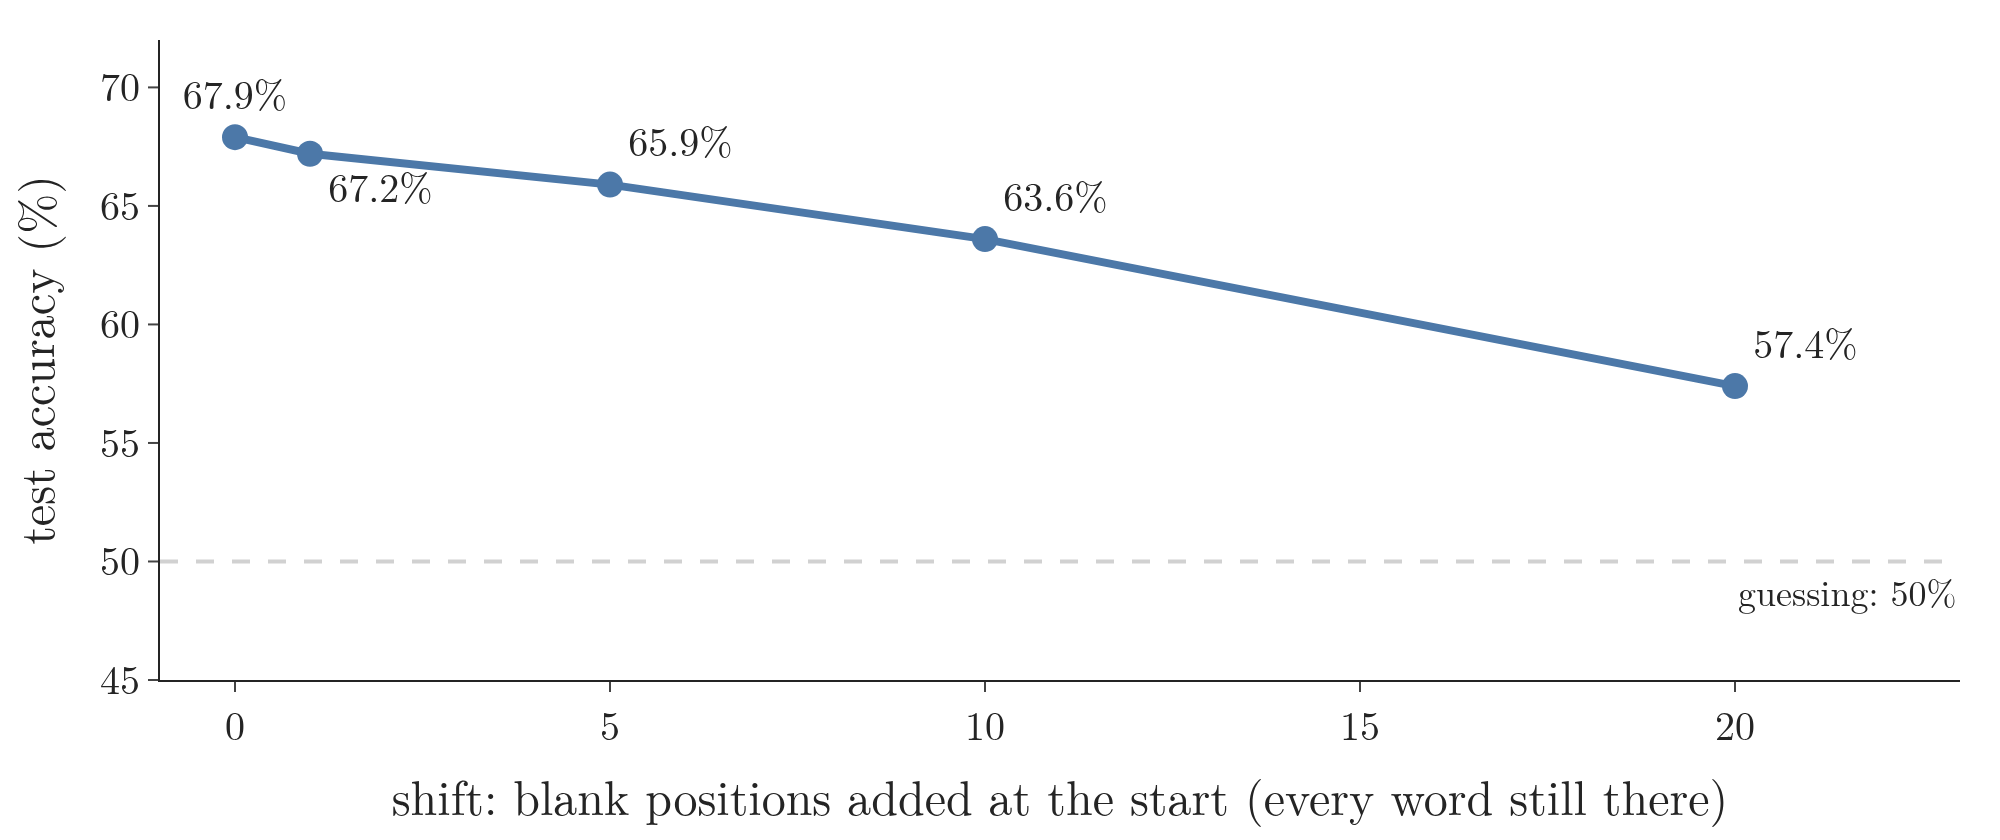

This chart was generated by the following Python code:
"""Section 5.4's experiment as a chart: a small ANN trained on the first 50 words of IMDB reviews, tested on the
same test reviews pushed 0 to 20 positions to the right. Numbers from the Notebook (mean of 3 seeds). Plotly."""
from pathlib import Path
import plotly.graph_objects as go
from common import BLUE, GREY, FONT

here = Path(__file__).parent
SHIFT = [0, 1, 5, 10, 20]
ACC = [67.9, 67.2, 65.9, 63.6, 57.4]                      # the Note's table (Notebook section 5)
fig = go.Figure(go.Scatter(x=SHIFT, y=ACC, mode="lines+markers+text", text=[f"{a}%" for a in ACC],
                           textposition=["top center", "bottom right", "top right", "top right", "top right"], line=dict(color=BLUE, width=4), marker=dict(size=13),
                           textfont=dict(size=20)))
fig.add_hline(y=50, line=dict(color=GREY, width=2, dash="dash"), annotation_text="guessing: 50%",
              annotation_position="bottom right", annotation_font_size=18)
fig.update_layout(template="simple_white", width=1000, height=420, font=dict(FONT, size=20), showlegend=False,
                  xaxis=dict(title="shift: blank positions added at the start (every word still there)", range=[-1, 23]),
                  yaxis=dict(title="test accuracy (%)", range=[45, 72]), margin=dict(l=80, r=20, t=20, b=70))
fig.write_image(here / "shift_accuracy.png", scale=2)
fig.write_image(here / "shift_accuracy.pdf")
